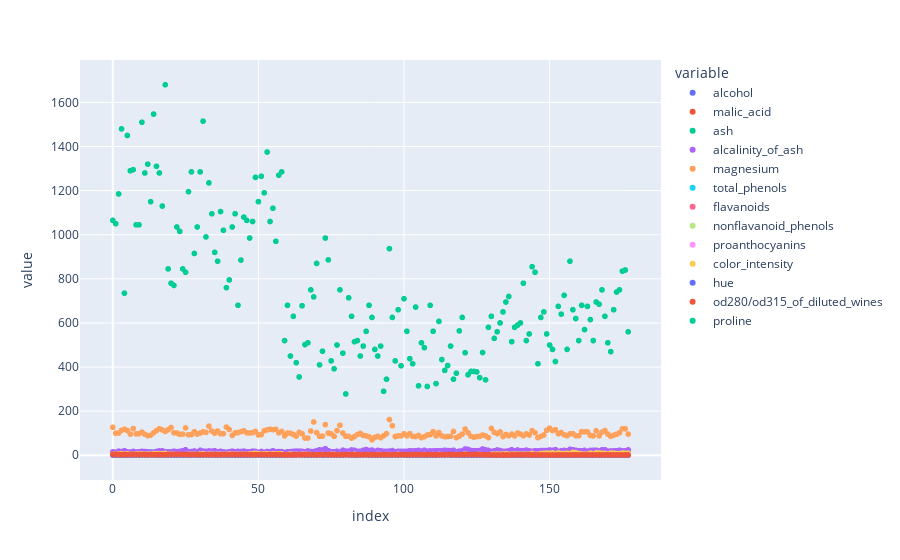

Notebook code for this chart:
### Code cell
px.scatter(p_data)

### Figure 1 — Plotly figure (JSON) as saved in the notebook; plotly's stock layout.template omitted (floating-point values rounded to 4 significant figures; data arrays with more than 128 entries replaced by an {"elided": "..."} marker saying what was removed)
{"data": [{"hovertemplate": "variable=alcohol<br>index=%{x}<br>value=%{y}<extra></extra>", "legendgroup": "alcohol", "marker": {"color": "#636efa", "symbol": "circle"}, "mode": "markers", "name": "alcohol", "showlegend": true, "type": "scattergl", "x": {"elided": "178 int values"}, "xaxis": "x", "y": {"elided": "178 float values"}, "yaxis": "y"}, {"hovertemplate": "variable=malic_acid<br>index=%{x}<br>value=%{y}<extra></extra>", "legendgroup": "malic_acid", "marker": {"color": "#EF553B", "symbol": "circle"}, "mode": "markers", "name": "malic_acid", "showlegend": true, "type": "scattergl", "x": {"elided": "178 int values"}, "xaxis": "x", "y": {"elided": "178 float values"}, "yaxis": "y"}, {"hovertemplate": "variable=ash<br>index=%{x}<br>value=%{y}<extra></extra>", "legendgroup": "ash", "marker": {"color": "#00cc96", "symbol": "circle"}, "mode": "markers", "name": "ash", "showlegend": true, "type": "scattergl", "x": {"elided": "178 int values"}, "xaxis": "x", "y": {"elided": "178 float values"}, "yaxis": "y"}, {"hovertemplate": "variable=alcalinity_of_ash<br>index=%{x}<br>value=%{y}<extra></extra>", "legendgroup": "alcalinity_of_ash", "marker": {"color": "#ab63fa", "symbol": "circle"}, "mode": "markers", "name": "alcalinity_of_ash", "showlegend": true, "type": "scattergl", "x": {"elided": "178 int values"}, "xaxis": "x", "y": {"elided": "178 float values"}, "yaxis": "y"}, {"hovertemplate": "variable=magnesium<br>index=%{x}<br>value=%{y}<extra></extra>", "legendgroup": "magnesium", "marker": {"color": "#FFA15A", "symbol": "circle"}, "mode": "markers", "name": "magnesium", "showlegend": true, "type": "scattergl", "x": {"elided": "178 int values"}, "xaxis": "x", "y": {"elided": "178 int values"}, "yaxis": "y"}, {"hovertemplate": "variable=total_phenols<br>index=%{x}<br>value=%{y}<extra></extra>", "legendgroup": "total_phenols", "marker": {"color": "#19d3f3", "symbol": "circle"}, "mode": "markers", "name": "total_phenols", "showlegend": true, "type": "scattergl", "x": {"elided": "178 int values"}, "xaxis": "x", "y": {"elided": "178 float values"}, "yaxis": "y"}, {"hovertemplate": "variable=flavanoids<br>index=%{x}<br>value=%{y}<extra></extra>", "legendgroup": "flavanoids", "marker": {"color": "#FF6692", "symbol": "circle"}, "mode": "markers", "name": "flavanoids", "showlegend": true, "type": "scattergl", "x": {"elided": "178 int values"}, "xaxis": "x", "y": {"elided": "178 float values"}, "yaxis": "y"}, {"hovertemplate": "variable=nonflavanoid_phenols<br>index=%{x}<br>value=%{y}<extra></extra>", "legendgroup": "nonflavanoid_phenols", "marker": {"color": "#B6E880", "symbol": "circle"}, "mode": "markers", "name": "nonflavanoid_phenols", "showlegend": true, "type": "scattergl", "x": {"elided": "178 int values"}, "xaxis": "x", "y": {"elided": "178 float values"}, "yaxis": "y"}, {"hovertemplate": "variable=proanthocyanins<br>index=%{x}<br>value=%{y}<extra></extra>", "legendgroup": "proanthocyanins", "marker": {"color": "#FF97FF", "symbol": "circle"}, "mode": "markers", "name": "proanthocyanins", "showlegend": true, "type": "scattergl", "x": {"elided": "178 int values"}, "xaxis": "x", "y": {"elided": "178 float values"}, "yaxis": "y"}, {"hovertemplate": "variable=color_intensity<br>index=%{x}<br>value=%{y}<extra></extra>", "legendgroup": "color_intensity", "marker": {"color": "#FECB52", "symbol": "circle"}, "mode": "markers", "name": "color_intensity", "showlegend": true, "type": "scattergl", "x": {"elided": "178 int values"}, "xaxis": "x", "y": {"elided": "178 float values"}, "yaxis": "y"}, {"hovertemplate": "variable=hue<br>index=%{x}<br>value=%{y}<extra></extra>", "legendgroup": "hue", "marker": {"color": "#636efa", "symbol": "circle"}, "mode": "markers", "name": "hue", "showlegend": true, "type": "scattergl", "x": {"elided": "178 int values"}, "xaxis": "x", "y": {"elided": "178 float values"}, "yaxis": "y"}, {"hovertemplate": "variable=od280/od315_of_diluted_wines<br>index=%{x}<br>value=%{y}<extra></extra>", "legendgroup": "od280/od315_of_diluted_wines", "marker": {"color": "#EF553B", "symbol": "circle"}, "mode": "markers", "name": "od280/od315_of_diluted_wines", "showlegend": true, "type": "scattergl", "x": {"elided": "178 int values"}, "xaxis": "x", "y": {"elided": "178 float values"}, "yaxis": "y"}, {"hovertemplate": "variable=proline<br>index=%{x}<br>value=%{y}<extra></extra>", "legendgroup": "proline", "marker": {"color": "#00cc96", "symbol": "circle"}, "mode": "markers", "name": "proline", "showlegend": true, "type": "scattergl", "x": {"elided": "178 int values"}, "xaxis": "x", "y": {"elided": "178 int values"}, "yaxis": "y"}], "layout": {"legend": {"title": {"text": "variable"}, "tracegroupgap": 0}, "margin": {"t": 60}, "xaxis": {"anchor": "y", "domain": [0, 1], "title": {"text": "index"}}, "yaxis": {"anchor": "x", "domain": [0, 1], "title": {"text": "value"}}}}
